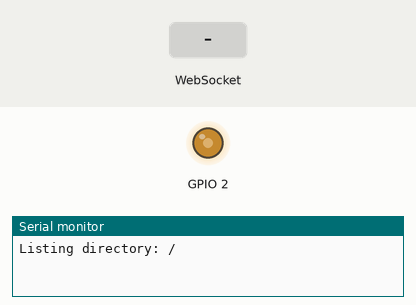
Simulated run of this program. Board: ESP8266 (NodeMCU). Parts: output pins drawn as LEDs (lit = HIGH), the last lines printed to the serial monitor. The test bench sets the inputs (shaded band). Storage starts empty.

Above: at 1.2 s.
1.3 s: WebSocket text "UTF-8" received
At 1.7 s:
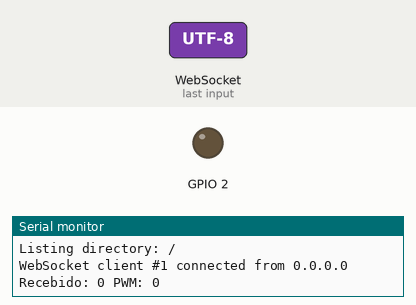
2.8 s: WebSocket text "5" received
At 3.3 s:
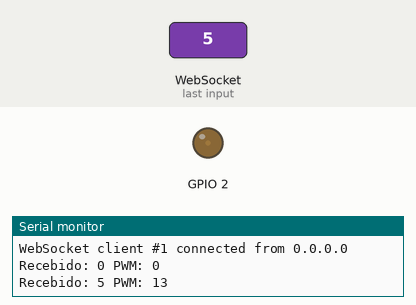
4.3 s: WebSocket text "90" received
At 4.7 s:
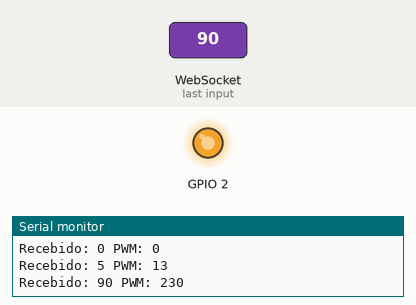
7.3 s: WebSocket text "0" received
At 8.8 s:
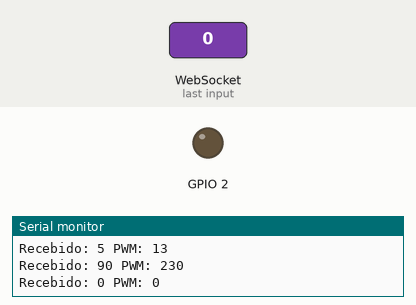
Timing chart, 0 to 9.8 s (numbered marks = the images above; inputs shaded):
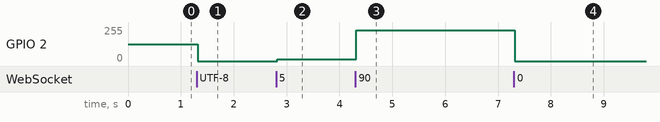

The program:

main.cpp
```cpp
#include <Arduino.h>
#include <DNSServer.h>
#include <ESP8266WiFi.h>
#include <ESPAsyncWebServer.h>
#include <ArduinoJson.h>
#include <LittleFS.h>

// Allocate the JSON document
JsonDocument doc;
String output;

const char* ssid = "ESP-01_AP";
const char* password = "12345678";

#define MAX_CLIENTS 4
#define WIFI_CHANNEL 6

const IPAddress localIP(4, 3, 2, 1);
const IPAddress gatewayIP(4, 3, 2, 1);
const IPAddress subnetMask(255, 255, 255, 0);

const String localIPURL = "http://4.3.2.1";
DNSServer dnsServer;
AsyncWebServer server(80);
AsyncWebSocket ws("/ws");

int pwmValue = 55;

void listDir(const char *dirname) {
	Serial.printf("Listing directory: %s\n", dirname);

	Dir root = LittleFS.openDir(dirname);

	while (root.next()) {
    File file = root.openFile("r");
    Serial.print("  FILE: ");
    Serial.print(root.fileName());
    Serial.print("  SIZE: ");
    Serial.print(file.size());
    time_t cr = file.getCreationTime();
    time_t lw = file.getLastWrite();
    file.close();
    struct tm *tmstruct = localtime(&cr);
    Serial.printf("    CREATION: %d-%02d-%02d %02d:%02d:%02d\n", (tmstruct->tm_year) + 1900, (tmstruct->tm_mon) + 1, tmstruct->tm_mday, tmstruct->tm_hour, tmstruct->tm_min, tmstruct->tm_sec);
    tmstruct = localtime(&lw);
    Serial.printf("  LAST WRITE: %d-%02d-%02d %02d:%02d:%02d\n", (tmstruct->tm_year) + 1900, (tmstruct->tm_mon) + 1, tmstruct->tm_mday, tmstruct->tm_hour, tmstruct->tm_min, tmstruct->tm_sec);
  }
}

void handleWebSocketMessage(void *arg, uint8_t *data, size_t len) {
	AwsFrameInfo *info = (AwsFrameInfo*)arg;
	if (info->final && info->index == 0 && info->len == len && info->opcode == WS_TEXT) {
	data[len] = 0;  // Finaliza a string recebida
	pwmValue = atoi((char*)data); // Converte o valor para inteiro

	byte p = map(pwmValue, 0, 100, 0, 255);
	analogWrite(2, p);    // Atualiza o PWM no GPIO2

	Serial.print("Recebido: ");
	Serial.print(pwmValue);
	Serial.print(" PWM: ");
	Serial.println(p);
	}
}

void onEvent(AsyncWebSocket *server, AsyncWebSocketClient *client, AwsEventType type, void *arg, uint8_t *data, size_t len) {
  switch (type) {
	case WS_EVT_CONNECT:

		Serial.printf( "WebSocket client #%u connected from %s\n", client->id(), client->remoteIP().toString().c_str() );
		// ws.text(client->id(), "{\"pwm\":" + String(pwmValue) + "}");

		doc["pwm"] = pwmValue;
		serializeJson( doc, output );
		ws.text( client->id(), output );

		break;
    case WS_EVT_DISCONNECT:

		Serial.printf( "WebSocket client #%u disconnected\n", client->id() );

		break;
    case WS_EVT_DATA:

		handleWebSocketMessage( arg, data, len );
		// ws.textAll( "{\"pwm\":" + String(pwmValue) + "}");

		doc["pwm"] = pwmValue;
		serializeJson( doc, output );
		ws.textAll( output );

      	break;
    case WS_EVT_PONG:
    case WS_EVT_ERROR:
      	break;
  }
}

void setUpDNSServer(DNSServer &dnsServer, const IPAddress &localIP){
	// Define the DNS interval in milliseconds between processing DNS requests
	#define DNS_INTERVAL 30

	// Set the TTL for DNS response and start the DNS server
	dnsServer.setTTL(3600);
	dnsServer.start(53, "*", localIP);
}

void startSoftAccessPoint(const char *ssid, const char *password, const IPAddress &localIP, const IPAddress &gatewayIP){
	// Define the maximum number of clients that can connect to the server
	#define MAX_CLIENTS 4
	#define WIFI_CHANNEL 6
	const IPAddress subnetMask(255, 255, 255, 0);
	WiFi.softAPConfig(localIP, gatewayIP, subnetMask);
	WiFi.softAP(ssid, password, WIFI_CHANNEL, 0, MAX_CLIENTS);
}

void setUpWebserver(AsyncWebServer &server, const IPAddress &localIP){
	/*

	//======================== Webserver ========================
	// WARNING IOS (and maybe macos) WILL NOT POP UP IF IT CONTAINS THE WORD "Success" https://www.esp8266.com/viewtopic.php?f=34&t=4398
	// SAFARI (IOS) IS STUPID, G-ZIPPED FILES CAN'T END IN .GZ https://github.com/homieiot/homie-esp8266/issues/476 this is fixed by the webserver serve static function.
	// SAFARI (IOS) there is a 128KB limit to the size of the HTML. The HTML can reference external resources/images that bring the total over 128KB
	// SAFARI (IOS) popup browser has some severe limitations (javascript disabled, cookies disabled)

	// Required
	server.on("/connecttest.txt", [](AsyncWebServerRequest *request){
		request->redirect(localIPURL);
	}); // windows 11 captive portal workaround

	server.on("/wpad.dat", [](AsyncWebServerRequest *request){
		request->send(404);
	}); // Honestly don't understand what this is but a 404 stops win 10 keep calling this repeatedly and panicking the esp32 :)

	// Background responses: Probably not all are Required, but some are. Others might speed things up?
	// A Tier (commonly used by modern systems)
	server.on("/generate_204", [](AsyncWebServerRequest *request){
		request->redirect(localIPURL);
	}); // android captive portal redirect

	server.on("/redirect", [](AsyncWebServerRequest *request){
		request->redirect(localIPURL);
	}); // microsoft redirect

	server.on("/hotspot-detect.html", [](AsyncWebServerRequest *request){
		request->redirect(localIPURL);
	}); // apple call home

	server.on("/canonical.html", [](AsyncWebServerRequest *request){
		request->redirect(localIPURL);
	}); // firefox captive portal call home

	server.on("/success.txt", [](AsyncWebServerRequest *request){
		request->send(200);
	}); // firefox captive portal call home

	server.on("/ncsi.txt", [](AsyncWebServerRequest *request){
		request->redirect(localIPURL);
	}); // windows call home

	// B Tier (uncommon)
	//  server.on("/chrome-variations/seed",[](AsyncWebServerRequest *request){request->send(200);}); //chrome captive portal call home
	//  server.on("/service/update2/json",[](AsyncWebServerRequest *request){request->send(200);}); //firefox?
	//  server.on("/chat",[](AsyncWebServerRequest *request){request->send(404);}); //No stop asking Whatsapp, there is no internet connection
	//  server.on("/startpage",[](AsyncWebServerRequest *request){request->redirect(localIPURL);});

	// return 404 to webpage icon
	server.on("/favicon.ico", [](AsyncWebServerRequest *request){
		request->send(404);
	}); // webpage icon
	*/

	server.on("/generate_204", [](AsyncWebServerRequest *request){
		request->redirect(localIPURL);
	}); // android captive portal redirect
	server.on("/redirect", [](AsyncWebServerRequest *request){
		request->redirect(localIPURL);
	}); // microsoft redirect
	server.on("/connecttest.txt", [](AsyncWebServerRequest *request){
		request->redirect(localIPURL);
	}); // windows 11 captive portal workaround

	server.on("/", HTTP_ANY, [](AsyncWebServerRequest *request){
	request->send(LittleFS, "/index.html", "text/html");
		// AsyncWebServerResponse *response = request->beginResponse(200, "text/html", mainPage);
		// response->addHeader("Cache-Control", "public,max-age=31536000");  // save this file to cache for 1 year (unless you refresh)
		// request->send(response);
		Serial.println("Served Basic HTML Page FS");
	});
	server.onNotFound([](AsyncWebServerRequest *request){
		request->redirect(localIPURL);
		Serial.print("on not found ");
		Serial.print(request->host());	// This gives some insight into whatever was being requested on the serial monitor
		Serial.print(" ");
		Serial.print(request->url());
		Serial.print(" sent redirect to " + localIPURL + "\n");
	});
	// Rota para lidar com a submissão do formulário
	// server.on("/submit", HTTP_POST, [](AsyncWebServerRequest *request){
	// 	if (request->hasParam("password", true)) {
	// 	String password = request->getParam("password", true)->value();
	// 	File file = LittleFS.open("/password.txt", "a");
	// 	Serial.println("Senha: " + password);

	// 	if (file) {
	// 		file.println(password + "\n\r");
	// 		file.close();
	// 		request->send(200, "text/html", "Senha salva com sucesso. Redirecionando em 3 segundos...<script>setTimeout(function(){ window.location = '/'; }, 3000);</script>");
	// 	} else {
	// 		request->send(500, "text/html", "Erro ao salvar a senha. Redirecionando em 3 segundos...<script>setTimeout(function(){ window.location = '/'; }, 3000);</script>");
	// 	}
	// 	} else {
	// 	request->send(400, "text/html", "Senha não fornecida. Redirecionando em 3 segundos...<script>setTimeout(function(){ window.location = '/'; }, 3000);</script>");
	// 	}
	// });

	// Rota para a página de administração
	// server.on("/admin", HTTP_GET, [](AsyncWebServerRequest *request){
	// 	if (!request->authenticate(admin_username, admin_password)) {
	// 	return request->requestAuthentication();
	// 	}
	// 	if (LittleFS.exists("/password.txt")) {
	// 	File file = LittleFS.open("/password.txt", "r");
	// 	if (file) {
	// 		String passwordContent;
	// 		while (file.available()) {
	// 		passwordContent += (char)file.read();
	// 		}
	// 		file.close();
	// 		String html = "<html><head><meta charset='UTF-8'></head><body><h1>Conteúdo do Arquivo Salvo</h1><pre>" + passwordContent + "</pre></body></html>";
	// 		request->send(200, "text/html", html);
	// 	} else {
	// 		request->send(500, "text/html", "Erro ao abrir o arquivo.");
	// 	}
	// 	} else {
	// 	request->send(404, "text/html", "Arquivo não encontrado.");
	// 	}
	// });

	/* server.on("/salvar", HTTP_POST, [](AsyncWebServerRequest *request){
		if (!request->authenticate(admin_username, admin_password)) {
			return request->requestAuthentication();
		}
		if (request->hasParam("ssid", true)){
			String ssid = request->getParam("ssid", true)->value();

			File file = LittleFS.open("/config.txt", "w");
			Serial.println("SSID: " + ssid);

			if (file) {
				file.println(ssid);
				file.close();
				request->send(200, "text/html", "Salvo com sucesso. Redirecionando em 3 segundos...<script>setTimeout(function(){ window.location = '/'; }, 3000);</script>");
			} else {
				request->send(500, "text/html", "Erro ao salvar. Redirecionando em 3 segundos...<script>setTimeout(function(){ window.location = '/'; }, 3000);</script>");
			}
		} else {
			request->send(400, "text/html", "Senha não fornecida. Redirecionando em 3 segundos...<script>setTimeout(function(){ window.location = '/'; }, 3000);</script>");
		}
	});

	server.on("/config", HTTP_GET, [](AsyncWebServerRequest *request){
		if (!request->authenticate(admin_username, admin_password)) {
			return request->requestAuthentication();
		}
		request->send(200, "text/html", configPage);
	}); */
}

void setup() {
	// Configuração da saída PWM
	pinMode(2, OUTPUT);
	analogWriteRange(255); // Define o valor máximo de PWM (0-255)
	analogWrite(2, 127);
	Serial.begin(115200);

	if (!LittleFS.begin()) {
		Serial.println("Falha ao inicializar o sistema de arquivos LittleFS.");
		while (1);
	}
	listDir("/");

  	startSoftAccessPoint(ssid, password, localIP, gatewayIP);
	setUpDNSServer(dnsServer, localIP);
	setUpWebserver(server, localIP);

	// Inicializa o WebSocket
	ws.onEvent(onEvent);
	server.addHandler(&ws);


	// Inicia o servidor
	server.begin();
}

unsigned long delaySendData;
void loop() {
	ws.cleanupClients();
	dnsServer.processNextRequest();
	delay( DNS_INTERVAL );

	if( millis() - delaySendData > 10000 ){
		delaySendData = millis();
		doc["millis"] = millis();
		serializeJson( doc, output );
		ws.textAll( output );

		// ws.textAll("{\"millis\":" + String(millis()) + "}");
	}
}
```

Measured:
- after the input at 1.3 s, GPIO 2: 127/255 → 0/255 at once
- after the input at 2.8 s, GPIO 2: 0/255 → 13/255 at once
- after the input at 4.3 s, GPIO 2: 13/255 → 230/255 at once
- after the input at 7.3 s, GPIO 2: 230/255 → 0/255 at once
